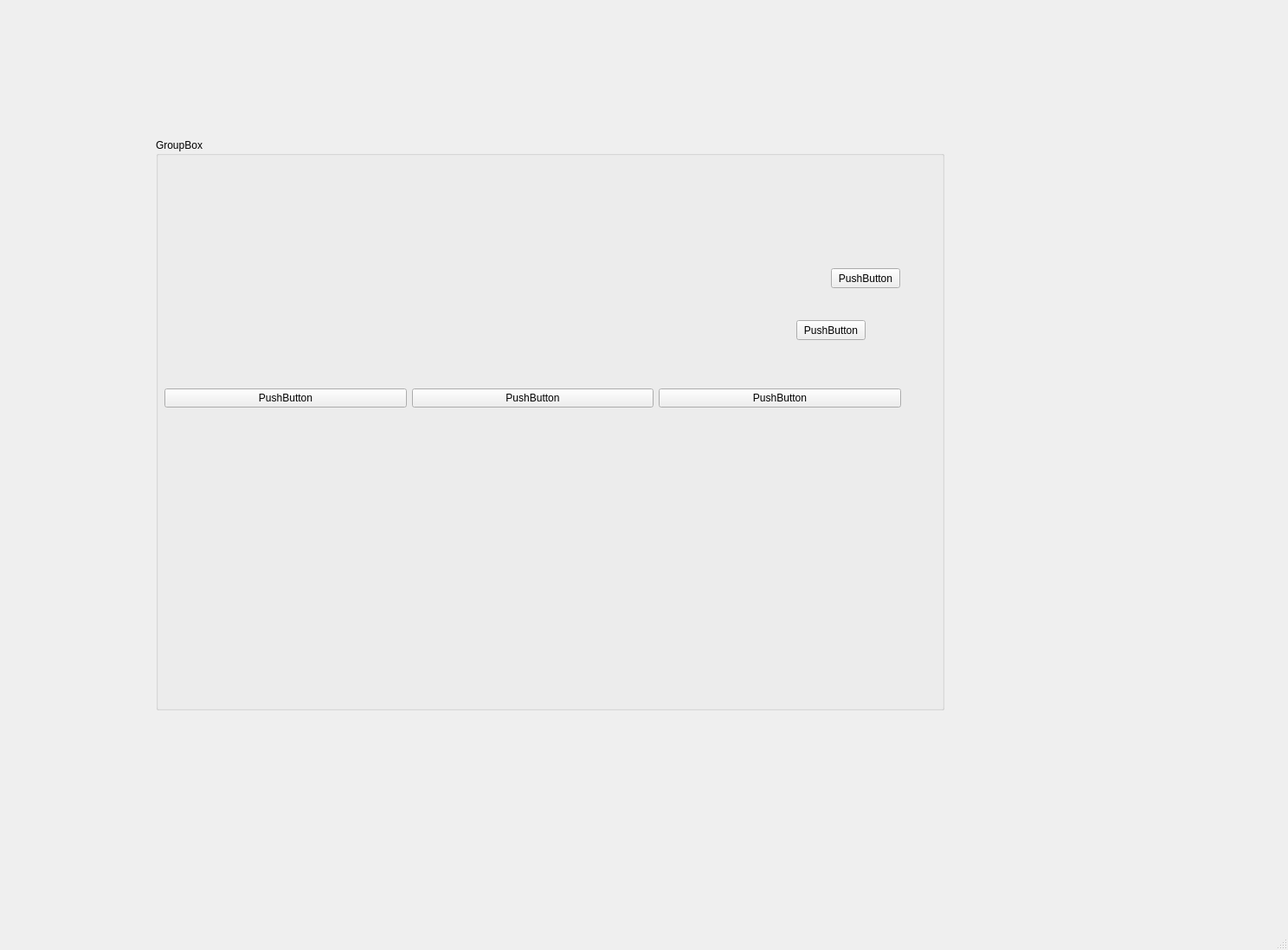
<?xml version="1.0" encoding="UTF-8"?>
<ui version="4.0">
 <class>MainWindow</class>
 <widget class="QMainWindow" name="MainWindow">
  <property name="geometry">
   <rect>
    <x>0</x>
    <y>0</y>
    <width>1488</width>
    <height>1098</height>
   </rect>
  </property>
  <property name="windowTitle">
   <string>MainWindow</string>
  </property>
  <widget class="QWidget" name="centralwidget">
   <widget class="QGroupBox" name="groupBox">
    <property name="geometry">
     <rect>
      <x>180</x>
      <y>160</y>
      <width>911</width>
      <height>661</height>
     </rect>
    </property>
    <property name="title">
     <string>GroupBox</string>
    </property>
    <widget class="QPushButton" name="pushButton_4">
     <property name="geometry">
      <rect>
       <x>740</x>
       <y>210</y>
       <width>80</width>
       <height>23</height>
      </rect>
     </property>
     <property name="text">
      <string>PushButton</string>
     </property>
    </widget>
    <widget class="QPushButton" name="pushButton_5">
     <property name="geometry">
      <rect>
       <x>780</x>
       <y>150</y>
       <width>80</width>
       <height>23</height>
      </rect>
     </property>
     <property name="text">
      <string>PushButton</string>
     </property>
    </widget>
    <widget class="QWidget" name="verticalLayoutWidget">
     <property name="geometry">
      <rect>
       <x>10</x>
       <y>30</y>
       <width>851</width>
       <height>541</height>
      </rect>
     </property>
     <layout class="QVBoxLayout" name="verticalLayout">
      <item>
       <layout class="QHBoxLayout" name="horizontalLayout">
        <item>
         <widget class="QPushButton" name="pushButton_3">
          <property name="text">
           <string>PushButton</string>
          </property>
         </widget>
        </item>
        <item>
         <widget class="QPushButton" name="pushButton_2">
          <property name="text">
           <string>PushButton</string>
          </property>
         </widget>
        </item>
        <item>
         <widget class="QPushButton" name="pushButton">
          <property name="text">
           <string>PushButton</string>
          </property>
         </widget>
        </item>
       </layout>
      </item>
     </layout>
    </widget>
   </widget>
  </widget>
  <widget class="QMenuBar" name="menubar">
   <property name="geometry">
    <rect>
     <x>0</x>
     <y>0</y>
     <width>1488</width>
     <height>20</height>
    </rect>
   </property>
  </widget>
  <widget class="QStatusBar" name="statusbar"/>
 </widget>
 <resources/>
 <connections/>
</ui>
